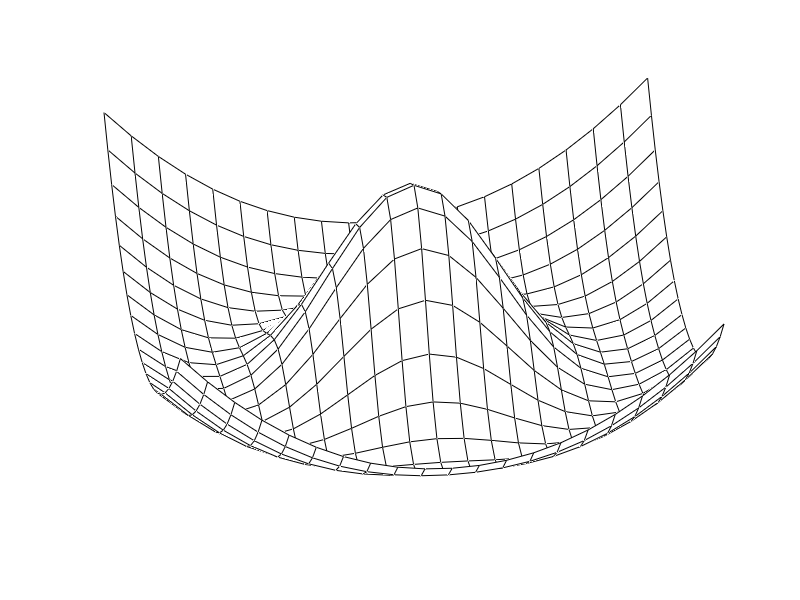

The MATLAB script that drew this image:
#!/usr/bin/octave

x=-10:10; y=x;

[xx,yy] = meshgrid(x,y);
rr = hypot(xx,yy);
ff = exp(-(rr/5).^2) + (rr/15).^2;


figure; clf; hold on;
mesh(xx,yy,ff);
view(-8,50);
axis('off')
colormap([0 0 0]);

print  mexhat.gif -dgif '-S1280,1024' -color

